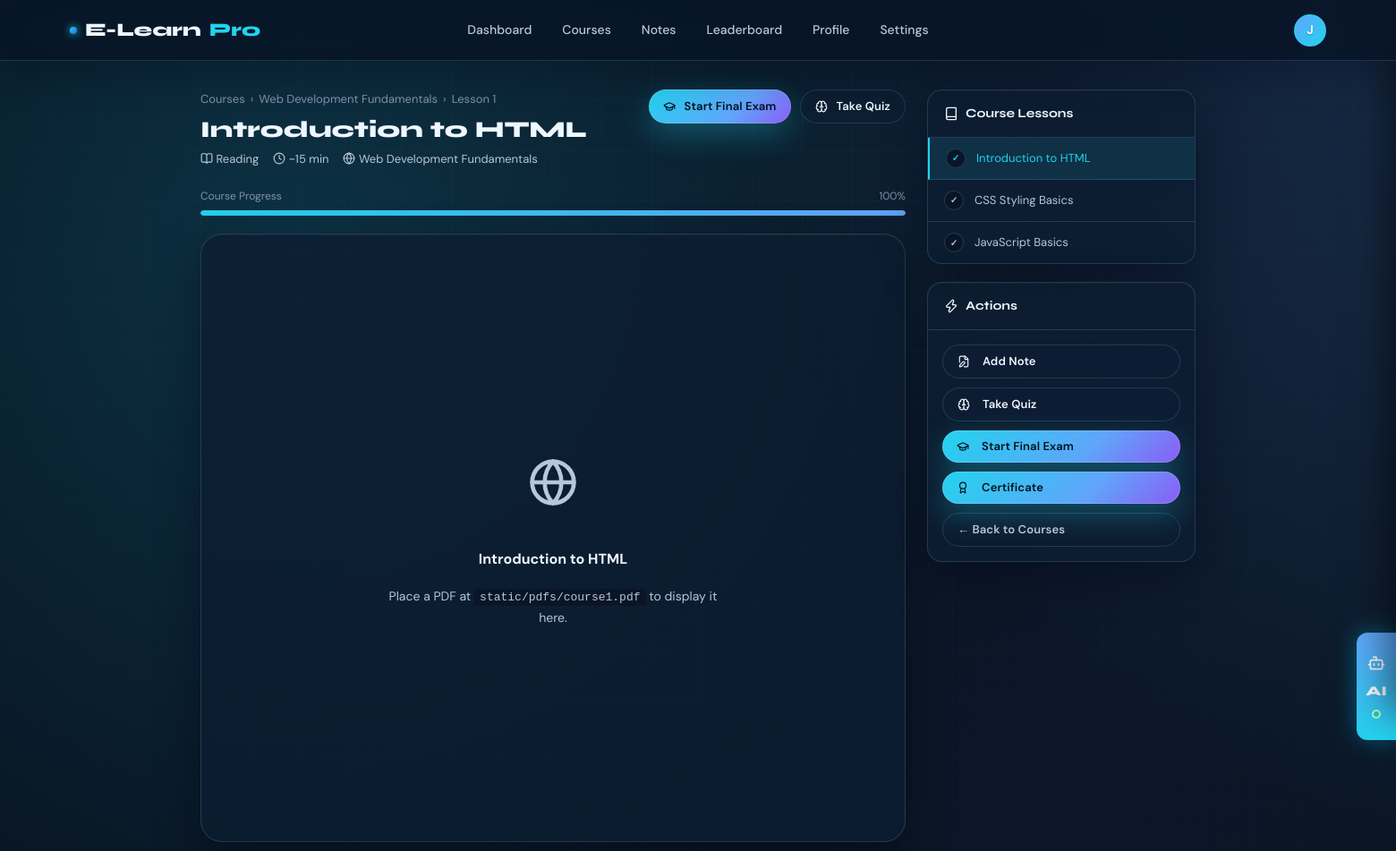
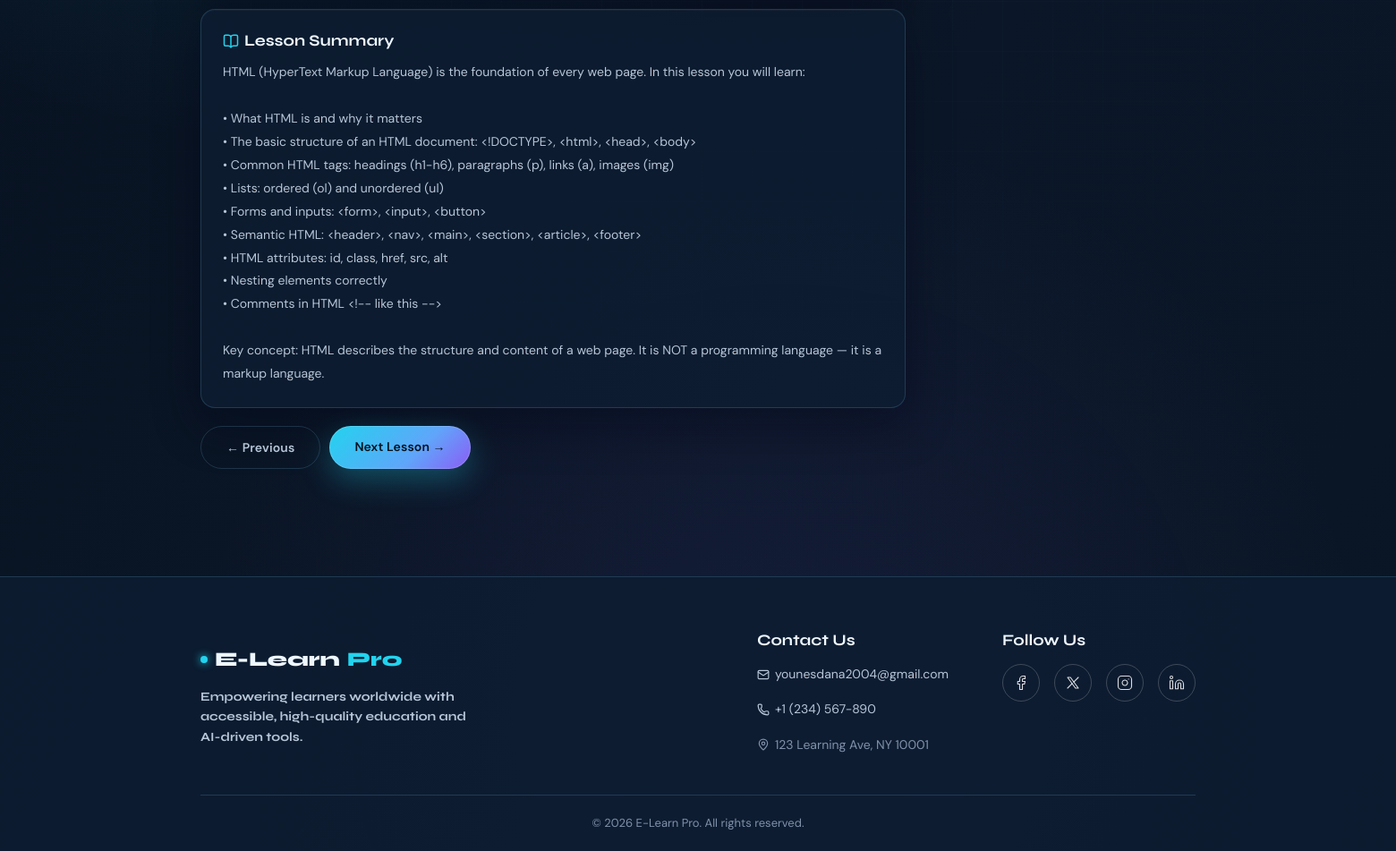
/lesson/course1 (signed in), run on the app's committed database (2 pictures, top to bottom).
### tables this page shows
CREATE TABLE courses (
            id TEXT PRIMARY KEY,
            title TEXT NOT NULL,
            description TEXT,
            emoji TEXT DEFAULT 'book',
            color TEXT DEFAULT '#1a2a4a',
            level TEXT DEFAULT 'beginner',
            hours INTEGER DEFAULT 0,
            category TEXT DEFAULT 'general',
            created_by INTEGER,
            created_at TEXT
        );

CREATE TABLE lessons (
            id TEXT PRIMARY KEY,
            course_id TEXT NOT NULL,
            title TEXT NOT NULL,
            content TEXT,
            lesson_order INTEGER DEFAULT 0
        );

### app.py (the view)
@app.route("/lesson/<course_id>")
@login_required
def lesson(course_id):
    lesson_idx = int(request.args.get("lesson", 0))
    db = get_db()
    c = db.execute("SELECT * FROM courses WHERE id=?", (course_id,)).fetchone()
    if not c:
        flash("Course not found.", "danger")
        return redirect(url_for("courses"))
    lessons_rows = db.execute("SELECT * FROM lessons WHERE course_id=? ORDER BY lesson_order", (course_id,)).fetchall()
    course = {
        "id": c["id"], "title": c["title"], "desc": c["description"],
        "emoji": c["emoji"], "color": c["color"], "level": c["level"],
        "category": c["category"], "lessons": [
            {"id": l["id"], "title": l["title"], "desc": l["content"]}
            for l in lessons_rows
        ],
    }
    lessons = course.get("lessons", [])
    if not lessons:
        flash("This course has no lessons yet.", "info")
        return redirect(url_for("courses"))
    lesson_idx = min(lesson_idx, len(lessons) - 1)
    current_lesson = lessons[lesson_idx]
    db.execute(
        "INSERT OR IGNORE INTO progress (user_id, course_id, lesson_id, visited_at) VALUES (?,?,?,?)",
        (session["user_id"], course_id, current_lesson["id"], datetime.utcnow().isoformat()),
    )
    db.commit()
    visited_rows = db.execute(
        "SELECT lesson_id FROM progress WHERE user_id=? AND course_id=?",
        (session["user_id"], course_id),
    ).fetchall()
    visited_lessons = {row["lesson_id"] for row in visited_rows}
    course_progress = get_course_progress(session["user_id"], course_id)
    completion = db.execute(
        "SELECT * FROM completions WHERE user_id=? AND course_id=?",
        (session["user_id"], course_id),
    ).fetchone()
    pdf_path = os.path.join(app.root_path, "static", "pdfs", f"{course_id}.pdf")
    has_pdf = os.path.exists(pdf_path)
    return render_template("lesson.html", user=current_user(), course=course, lesson=current_lesson,
                           lesson_idx=lesson_idx, total_lessons=len(lessons), has_pdf=has_pdf,
                           visited_lessons=visited_lessons, course_progress=course_progress,
                           completion=completion)

### app.py (called while the page is built)
def get_db():
    if "db" not in g:
        g.db = sqlite3.connect(DATABASE, detect_types=sqlite3.PARSE_DECLTYPES)
        g.db.row_factory = sqlite3.Row
    return g.db

def login_required(f):
    @wraps(f)
    def decorated(*args, **kwargs):
        if "user_id" not in session:
            flash("Please sign in to continue.", "info")
            return redirect(url_for("login"))
        return f(*args, **kwargs)
    return decorated

def current_user():
    return {
        "id":    session.get("user_id"),
        "name":  session.get("name"),
        "email": session.get("email"),
        "role":  session.get("role"),
    }

def get_course_progress(user_id, course_id):
    db = get_db()
    total = db.execute("SELECT COUNT(*) FROM lessons WHERE course_id=?", (course_id,)).fetchone()[0]
    if total == 0:
        return 0
    visited = db.execute(
        """
        SELECT COUNT(DISTINCT p.lesson_id)
        FROM progress p
        JOIN lessons l ON l.id = p.lesson_id
        WHERE p.user_id=? AND l.course_id=?
        """,
        (user_id, course_id),
    ).fetchone()[0]
    return int(round((visited / total) * 100))

### templates/lesson.html (shortened to what this page needs)
{% extends "base.html" %}
{% block content %}
<div class="container">
  <div class="lesson-layout">
    <div class="lesson-main">
      <div class="lesson-header">
        <div>
          <div class="lesson-breadcrumb">
            <a href="{{ url_for('courses') }}">Courses</a> ›
            <span>{{ course.title }}</span> ›
            <span>Lesson {{ lesson_idx + 1 }}</span>
          </div>
          <h1 class="lesson-title">{{ lesson.title }}</h1>
          <div class="lesson-meta">
            <span><i data-lucide="book-open" style="width:14px;height:14px;vertical-align:-2px;"></i> Reading</span>
            <span><i data-lucide="clock" style="width:14px;height:14px;vertical-align:-2px;"></i> ~15 min</span>
            <span><i data-lucide="{{ course.emoji }}" style="width:14px;height:14px;vertical-align:-2px;"></i> {{ course.title }}</span>
          </div>
        </div>
        <div style="display:flex;gap:10px;flex-shrink:0;">
          <a href="{{ url_for('exam', course_id=course.id) }}" class="btn btn-primary btn-sm" style="text-decoration:none;"><i data-lucide="graduation-cap" style="width:14px;height:14px;vertical-align:-2px;margin-right:2px;"></i> Start Final Exam</a>
          <a href="{{ url_for('quiz', course_id=course.id) }}" class="btn btn-secondary btn-sm" style="text-decoration:none;"><i data-lucide="brain" style="width:14px;height:14px;vertical-align:-2px;margin-right:2px;"></i> Take Quiz</a>
        </div>
      </div>
      <div style="margin-bottom:20px;">
        <div style="display:flex;justify-content:space-between;font-size:12px;color:var(--text-muted);margin-bottom:6px;"><span>Course Progress</span><span>{{ course_progress }}%</span></div>
        <div class="progress-bar-wrap"><div class="progress-bar-fill" style="width:{{ course_progress }}%"></div></div>
      </div>
      <div class="pdf-viewer">
        {% if has_pdf %}
          <div class="pdf-viewer-custom" id="pdf-viewer-container" style="overflow:auto; height:100%; width:100%; background:var(--bg-card2); text-align:center; position:relative;">
            <div id="pdf-controls" style="position:sticky; top:10px; background:var(--bg-card); color:var(--text-primary); padding:8px 16px; border-radius:20px; display:inline-flex; gap:12px; z-index:10; font-size:14px; align-items:center; border:1px solid var(--border); backdrop-filter:blur(10px);">
              <button id="prev-page" class="btn btn-ghost btn-sm" style="color:var(--text-primary); padding:4px 8px; min-height:0; height:24px;">&larr; Prev</button>
              <span style="font-weight:600;">Page <span id="page-num" style="color:var(--accent);">1</span> of <span id="page-count">--</span></span>
              <button id="next-page" class="btn btn-ghost btn-sm" style="color:var(--text-primary); padding:4px 8px; min-height:0; height:24px;">Next &rarr;</button>
            </div>
            <canvas id="pdf-render" style="box-shadow:0 10px 30px rgba(2,6,23,0.18); margin:20px auto; display:block; max-width:100%;"></canvas>
          </div>
        {% else %}
          <div class="pdf-fallback">
            <div class="pdf-fallback-icon"><i data-lucide="{{ course.emoji }}" style="width:56px;height:56px;"></i></div>
            <div style="font-size:1rem;font-weight:700;color:var(--text-primary);">{{ lesson.title }}</div>
            <p style="font-size:14px;max-width:400px;line-height:1.7;">Place a PDF at <code style="background:var(--bg-input);padding:2px 6px;border-radius:4px;font-size:13px;">static/pdfs/{{ course.id }}.pdf</code> to display it here.</p>
          </div>
        {% endif %}
      </div>
      <div class="card" style="margin-top:20px;">
        <h3 style="font-size:1.1rem;font-weight:700;margin-bottom:12px;display:flex;align-items:center;gap:6px;"><i data-lucide="book-open" style="width:18px;height:18px;color:var(--accent);"></i> Lesson Summary</h3>
        <div class="lesson-desc">{{ lesson.desc }}</div>
      </div>
      <div class="lesson-nav-btns">
        {% if lesson_idx > 0 %}
          <a href="{{ url_for('lesson', course_id=course.id, lesson=lesson_idx-1) }}" class="btn btn-ghost">← Previous</a>
        {% else %}
          <button class="btn btn-ghost" disabled>← Previous</button>
        {% endif %}
        {% if lesson_idx < total_lessons - 1 %}
          <a href="{{ url_for('lesson', course_id=course.id, lesson=lesson_idx+1) }}" class="btn btn-primary">Next Lesson →</a>
        {% else %}
          <a href="{{ url_for('quiz', course_id=course.id) }}" class="btn btn-primary"><i data-lucide="party-popper" style="width:16px;height:16px;"></i> Take Quiz →</a>
        {% endif %}
      </div>
    </div>
    <div class="lesson-sidebar">
      <div class="sidebar-card">
        <div class="sidebar-card-head"><i data-lucide="book" style="width:16px;height:16px;"></i> Course Lessons</div>
        <div class="lesson-list">
          {% for l in course.lessons %}
          <a href="{{ url_for('lesson', course_id=course.id, lesson=loop.index0) }}" class="lesson-item {% if loop.index0 == lesson_idx %}active{% endif %}">
            <div class="lesson-item-num">{% if l.id in visited_lessons %}✓{% else %}{{ loop.index }}{% endif %}</div>
            <span>{{ l.title }}</span>
          </a>
          {% endfor %}
        </div>
      </div>
      <div class="sidebar-card">
        <div class="sidebar-card-head"><i data-lucide="zap" style="width:16px;height:16px;"></i> Actions</div>
        <div style="padding:16px;display:flex;flex-direction:column;gap:10px;">
          <a href="{{ url_for('notes') }}" class="btn btn-secondary btn-sm" style="text-decoration:none;justify-content:flex-start;"><i data-lucide="file-edit" style="width:14px;height:14px;margin-right:6px;"></i> Add Note</a>
          <a href="{{ url_for('quiz', course_id=course.id) }}" class="btn btn-secondary btn-sm" style="text-decoration:none;justify-content:flex-start;"><i data-lucide="brain" style="width:14px;height:14px;margin-right:6px;"></i> Take Quiz</a>
          <a href="{{ url_for('exam', course_id=course.id) }}" class="btn btn-primary btn-sm" style="text-decoration:none;justify-content:flex-start;"><i data-lucide="graduation-cap" style="width:14px;height:14px;margin-right:6px;"></i> Start Final Exam</a>
          {% if completion %}
          <a href="{{ url_for('certificate', course_id=course.id) }}" class="btn btn-primary btn-sm" style="text-decoration:none;justify-content:flex-start;"><i data-lucide="award" style="width:14px;height:14px;margin-right:6px;"></i> Certificate</a>
          {% endif %}
          <a href="{{ url_for('courses') }}" onclick="safeBackNavigation('{{ url_for('courses') }}'); return false;" class="btn btn-ghost btn-sm" style="text-decoration:none;justify-content:flex-start;">← Back to Courses</a>
        </div>
      </div>
    </div>
  </div>
</div>
<button id="chatbot-tab" title="AI Lesson Assistant" aria-controls="chatbot-panel" aria-expanded="false">
  <i data-lucide="bot" style="width:20px;height:20px;"></i>
  <span class="chatbot-tab-text">AI</span>
  <span class="chat-pulse"></span>
</button>
{% endblock %}

### templates/lesson.html (style rules this page uses)
.lesson-layout { display:grid;grid-template-columns:1fr 300px;gap:24px;padding:32px 0 60px; }
.lesson-breadcrumb { font-size:13px;color:var(--text-muted);display:flex;align-items:center;gap:6px;margin-bottom:8px; }
.lesson-breadcrumb a { color:var(--text-muted); }
.lesson-title { font-size:1.6rem;font-weight:800;margin-bottom:6px; }
.lesson-meta { font-size:13px;color:var(--text-secondary);display:flex;gap:16px;flex-wrap:wrap; }
.lesson-header { display:flex;align-items:flex-start;justify-content:space-between;gap:16px;flex-wrap:wrap;margin-bottom:20px; }
.pdf-viewer { background:var(--bg-card);border:1px solid var(--border);border-radius:var(--radius-lg);overflow:hidden;height:680px;box-shadow:var(--shadow-card); }
.pdf-fallback { display:flex;flex-direction:column;align-items:center;justify-content:center;height:100%;gap:16px;color:var(--text-secondary);text-align:center;padding:40px; }
.pdf-fallback-icon { font-size:56px; }
.lesson-sidebar { display:flex;flex-direction:column;gap:20px; }
.sidebar-card { background:var(--bg-card);border:1px solid var(--border);border-radius:var(--radius-md);overflow:hidden;box-shadow:var(--shadow-card);backdrop-filter:blur(18px); }
.sidebar-card-head { padding:14px 18px;border-bottom:1px solid var(--border);font-family:var(--font-head);font-size:14px;font-weight:700;display:flex;align-items:center;gap:8px; }
.lesson-list { display:flex;flex-direction:column; }
.lesson-item { display:flex;align-items:center;gap:12px;padding:12px 18px;border-bottom:1px solid var(--border);text-decoration:none;font-size:13px;color:var(--text-secondary);transition:all var(--transition); }
.lesson-item:last-child { border-bottom:none; }
.lesson-item.active { background:rgba(34,211,238,0.1);color:var(--accent);border-left:2px solid var(--accent); }
.lesson-item-num { width:22px;height:22px;border-radius:50%;background:var(--bg-input);border:1px solid var(--border);display:flex;align-items:center;justify-content:center;font-size:10px;font-weight:700;flex-shrink:0; }
.lesson-nav-btns { display:flex;gap:10px;margin-top:20px; }
.lesson-desc { white-space:pre-line;font-size:14px;color:var(--text-secondary);line-height:1.85; }

### data on the page
courses: title "Web Development Fundamentals", id "course1"
lessons: title "Introduction to HTML", desc "HTML (HyperText Markup Language) is the foundation of every web page. In this lesson you will learn: • What HTML is and why it matters • The basic structure of an HTML document: <!DOCTYPE>, <html>, <head>, <body> • Common HTML tags: headings (h1-h6), paragraphs (p), links (a), images (img) • Lists: ordered (ol) and unordered (ul) • Forms and inputs: <form>, <input>, <button> • Semantic HTML: <header>, <nav>, <main>, <section>, <article>, <footer> • HTML attributes: id, class, href, src, alt • Nesting elements correctly • Comments in HTML <!-- like this --> Key concept: HTML describes the structure and content of a web page. It is NOT a programming language — it is a markup language."
lessons: title "CSS Styling Basics"
lessons: title "JavaScript Basics"

### other printed values
{{ session.name[0]|upper if session.name else 'U' }} "J"
{{ lesson_idx + 1 }} "1"
{{ course_progress }} "100"
